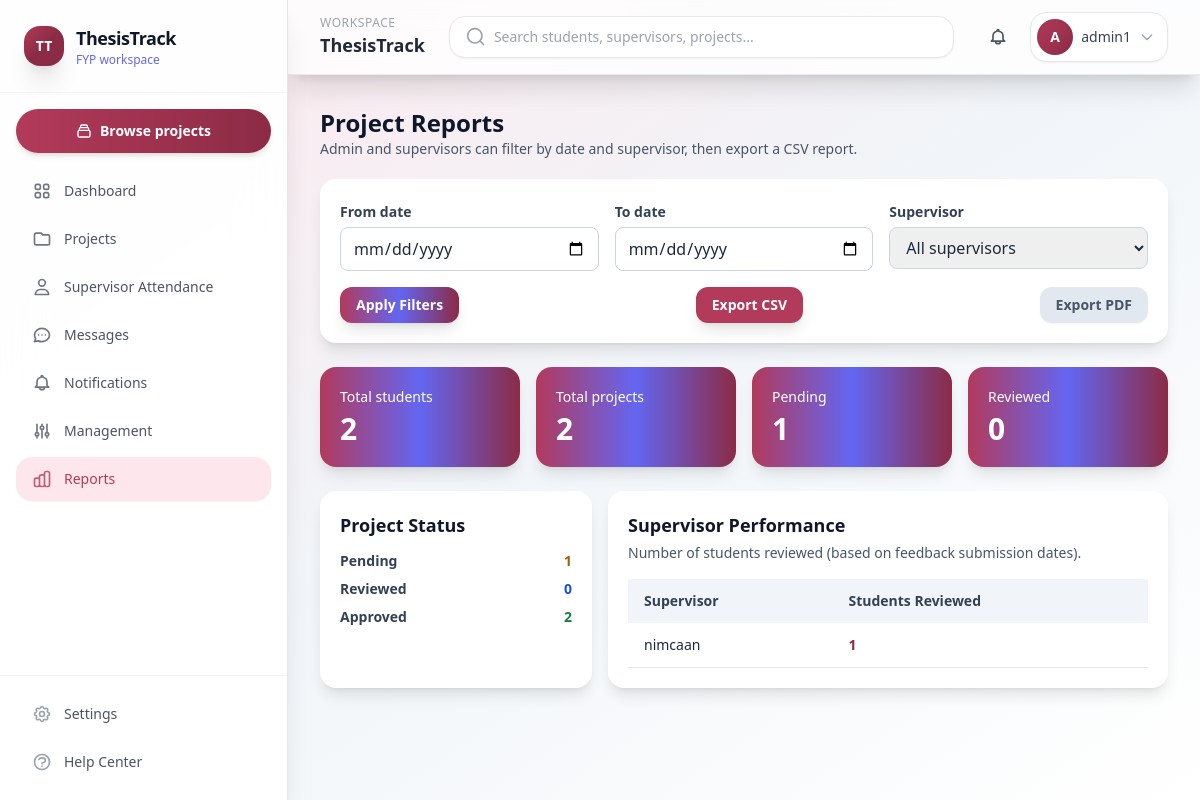
The app's page /projects/reports/ (signed in) with its own data.
### users/models.py (models this page shows, shortened)
class User(AbstractUser):
    class Role(models.TextChoices):
        ADMIN = "ADMIN", "Admin"
        SUPERVISOR = "SUPERVISOR", "Supervisor"
        STUDENT = "STUDENT", "Student"
    role = models.CharField(
        max_length=20,
        choices=Role.choices,
        default=Role.STUDENT,
    )

### projects/views.py (the view)
# urls.py: path("reports/", ProjectReportsView.as_view(), name="reports"),
class ProjectReportsView(TemplateView):
    template_name = "projects/reports.html"
    def dispatch(self, request, *args, **kwargs):
        if not request.user.is_authenticated:
            return redirect("users:login")
        if request.user.role not in {User.Role.ADMIN, User.Role.SUPERVISOR}:
            messages.error(request, "You do not have access to project reports.")
            return redirect("users:dashboard")
        return super().dispatch(request, *args, **kwargs)
    def _parse_date(self, value):
        try:
            from datetime import datetime
            return datetime.strptime(value, "%Y-%m-%d").date()
        except Exception:
            return None
    def get_context_data(self, **kwargs):
        context = super().get_context_data(**kwargs)
        user = self.request.user
        is_admin = user.role == User.Role.ADMIN
        selected_supervisor_id = self.request.GET.get("supervisor") if is_admin else str(user.id)
        supervisor_mode = self.request.GET.get("supervisor") or ("all" if is_admin else str(user.id))
        from_date = self._parse_date(self.request.GET.get("from_date", ""))
        to_date = self._parse_date(self.request.GET.get("to_date", ""))
        context["from_date"] = self.request.GET.get("from_date", "")
        context["to_date"] = self.request.GET.get("to_date", "")
        chapters_qs = Chapter.objects.select_related("project", "project__student", "feedback")
        students_scope_ids = None
        if is_admin and supervisor_mode and supervisor_mode != "all":
            students_scope_ids = SupervisorAssignment.objects.filter(supervisor_id=supervisor_mode).values_list(
                "student_id", flat=True
            )
            chapters_qs = chapters_qs.filter(project__student_id__in=students_scope_ids)
            context["selected_supervisor_id"] = int(supervisor_mode)
        else:
            if not is_admin:
                students_scope_ids = SupervisorAssignment.objects.filter(supervisor=user).values_list(
                    "student_id", flat=True
                )
                chapters_qs = chapters_qs.filter(project__student_id__in=students_scope_ids)
                context["selected_supervisor_id"] = user.id
            else:
                context["selected_supervisor_id"] = None
        if from_date:
            chapters_qs = chapters_qs.filter(submission_date__date__gte=from_date)
        if to_date:
            chapters_qs = chapters_qs.filter(submission_date__date__lte=to_date)
        context["total_students"] = User.objects.filter(
            role=User.Role.STUDENT, id__in=chapters_qs.values("project__student_id")
        ).distinct().count()
        context["total_projects"] = Project.objects.filter(id__in=chapters_qs.values("project_id")).distinct().count()
        context["pending_count"] = chapters_qs.filter(status=Chapter.Status.PENDING).count()
        context["reviewed_count"] = chapters_qs.filter(status=Chapter.Status.REVIEWED).count()
        context["approved_count"] = chapters_qs.filter(status=Chapter.Status.APPROVED).count()
        supervisor_list = User.objects.filter(role=User.Role.SUPERVISOR).order_by("username")
        context["supervisors"] = supervisor_list
        context["performance_rows"] = []
        def feedback_date_filter(qs):
            if from_date:
                qs = qs.filter(reviewed_at__date__gte=from_date)
            if to_date:
                qs = qs.filter(reviewed_at__date__lte=to_date)
            return qs
        if is_admin and supervisor_mode and supervisor_mode != "all":
            perf_supervisors = supervisor_list.filter(id=int(supervisor_mode))
        else:
            perf_supervisors = supervisor_list if is_admin else supervisor_list.filter(id=user.id)
        for sup in perf_supervisors:
            reviewed_students_count = feedback_date_filter(
                Feedback.objects.filter(supervisor=sup)
                .values("chapter__project__student_id")
                .distinct()
            ).count()
            context["performance_rows"].append(
                {
                    "supervisor": sup,
                    "students_reviewed": reviewed_students_count,
                }
            )
        return context

### templates/projects/reports.html (shortened to what this page needs)
{% extends "base.html" %}
{% block content %}
<div class="mx-auto max-w-6xl">
    <div class="mb-5">
        <h2 class="text-2xl font-bold text-slate-900">Project Reports</h2>
        <p class="text-sm text-slate-600">Admin and supervisors can filter by date and supervisor, then export a CSV report.</p>
    </div>
    <div class="mb-6 rounded-2xl bg-white p-5 shadow-lg">
        <form id="reportFilterForm" method="get" class="grid gap-4 md:grid-cols-3">
            <div class="space-y-1">
                <label class="text-sm font-semibold text-slate-700" for="id_from_date">From date</label>
                <input
                    id="id_from_date"
                    type="date"
                    name="from_date"
                    value="{{ from_date }}"
                    class="w-full rounded-lg border border-slate-300 px-3 py-2 focus:ring-2 focus:ring-indigo-500"
                />
            </div>
            <div class="space-y-1">
                <label class="text-sm font-semibold text-slate-700" for="id_to_date">To date</label>
                <input
                    id="id_to_date"
                    type="date"
                    name="to_date"
                    value="{{ to_date }}"
                    class="w-full rounded-lg border border-slate-300 px-3 py-2 focus:ring-2 focus:ring-indigo-500"
                />
            </div>
            <div class="space-y-1">
                {% if user.role == "ADMIN" %}
                    <label class="text-sm font-semibold text-slate-700" for="id_supervisor">Supervisor</label>
                    <select
                        id="id_supervisor"
                        name="supervisor"
                        class="w-full rounded-lg border border-slate-300 px-3 py-2 focus:ring-2 focus:ring-indigo-500"
                    >
                        <option value="all" {% if selected_supervisor_id is None %}selected{% endif %}>All supervisors</option>
                    </select>
                {% else %}
                    <label class="text-sm font-semibold text-slate-700">Supervisor</label>
                    <input type="hidden" name="supervisor" value="{{ user.id }}" />
                    <div class="w-full rounded-lg border border-slate-200 bg-slate-50 px-3 py-2 text-sm font-semibold text-slate-700">
                        {{ user.username }}
                    </div>
                {% endif %}
            </div>
        </form>
        <div class="mt-4 flex flex-col gap-3 sm:flex-row sm:items-center sm:justify-between">
            <button
                type="submit"
                form="reportFilterForm"
                class="inline-flex items-center justify-center rounded-xl bg-gradient-to-r from-blue-500 via-indigo-500 to-purple-600 px-4 py-2 text-sm font-bold text-white shadow-lg transition hover:scale-[1.01]"
            >
                Apply Filters
            </button>
            {% with query=request.GET.urlencode %}
                {% if query %}
                    <a
                        href="{% url 'projects:reports-export' %}?{{ query }}"
                        class="rounded-xl bg-indigo-600 px-4 py-2 text-sm font-bold text-white shadow-lg transition hover:bg-indigo-700"
                    >
                        Export CSV
                    </a>
                {% else %}
                    <a
                        href="{% url 'projects:reports-export' %}"
                        class="rounded-xl bg-indigo-600 px-4 py-2 text-sm font-bold text-white shadow-lg transition hover:bg-indigo-700"
                    >
                        Export CSV
                    </a>
                {% endif %}
            {% endwith %}
            <button
                type="button"
                disabled
                class="cursor-not-allowed rounded-xl bg-slate-200 px-4 py-2 text-sm font-bold text-slate-600 shadow-sm"
                title="PDF export needs an extra library"
            >
                Export PDF
            </button>
        </div>
    </div>
    <div class="mb-6 grid gap-4 sm:grid-cols-2 lg:grid-cols-4">
        <div class="rounded-2xl bg-gradient-to-r from-blue-500 via-indigo-500 to-purple-600 p-5 text-white shadow-lg">
            <p class="text-sm font-medium">Total students</p>
            <p class="mt-1 text-3xl font-bold">{{ total_students }}</p>
        </div>
        <div class="rounded-2xl bg-gradient-to-r from-blue-500 via-indigo-500 to-purple-600 p-5 text-white shadow-lg">
            <p class="text-sm font-medium">Total projects</p>
            <p class="mt-1 text-3xl font-bold">{{ total_projects }}</p>
        </div>
        <div class="rounded-2xl bg-gradient-to-r from-blue-500 via-indigo-500 to-purple-600 p-5 text-white shadow-lg">
            <p class="text-sm font-medium">Pending</p>
            <p class="mt-1 text-3xl font-bold">{{ pending_count }}</p>
        </div>
        <div class="rounded-2xl bg-gradient-to-r from-blue-500 via-indigo-500 to-purple-600 p-5 text-white shadow-lg">
            <p class="text-sm font-medium">Reviewed</p>
            <p class="mt-1 text-3xl font-bold">{{ reviewed_count }}</p>
        </div>
    </div>
    <div class="mb-6 grid gap-4 sm:grid-cols-2 lg:grid-cols-3">
        <div class="rounded-2xl bg-white p-5 shadow-lg">
            <h3 class="text-lg font-bold text-slate-900">Project Status</h3>
            <div class="mt-3 space-y-2 text-sm">
                <div class="flex items-center justify-between gap-3">
                    <span class="font-semibold text-slate-700">Pending</span>
                    <span class="font-bold text-yellow-700">{{ pending_count }}</span>
                </div>
                <div class="flex items-center justify-between gap-3">
                    <span class="font-semibold text-slate-700">Reviewed</span>
                    <span class="font-bold text-blue-700">{{ reviewed_count }}</span>
                </div>
                <div class="flex items-center justify-between gap-3">
                    <span class="font-semibold text-slate-700">Approved</span>
                    <span class="font-bold text-green-700">{{ approved_count }}</span>
                </div>
            </div>
        </div>
        <div class="rounded-2xl bg-white p-5 shadow-lg sm:col-span-2 lg:col-span-2">
            <h3 class="text-lg font-bold text-slate-900">Supervisor Performance</h3>
            <p class="mt-1 text-sm text-slate-600">Number of students reviewed (based on feedback submission dates).</p>
            <div class="mt-4 overflow-x-auto">
                <table class="min-w-full text-sm">
                    <thead class="bg-slate-100 text-slate-700">
                        <tr>
                            <th class="px-4 py-3 text-left">Supervisor</th>
                            <th class="px-4 py-3 text-left">Students Reviewed</th>
                        </tr>
                    </thead>
                    <tbody>
                        {% for row in performance_rows %}
                            <tr class="border-b odd:bg-white even:bg-slate-50">
                                <td class="px-4 py-3 font-medium text-slate-800">{{ row.supervisor.username }}</td>
                                <td class="px-4 py-3 font-bold text-indigo-700">{{ row.students_reviewed }}</td>
                            </tr>
                        {% empty %}
                            <tr>
                                <td colspan="2" class="px-4 py-8 text-center text-slate-500">No performance data for this filter.</td>
                            </tr>
                        {% endfor %}
                    </tbody>
                </table>
            </div>
        </div>
    </div>
</div>
{% endblock %}

### templates/partials/navbar.html (shortened to what this page needs)
<header class="sticky top-0 z-30 border-b border-gray-200/80 bg-white/80 shadow-xl backdrop-blur-md">
    <div class="flex flex-col gap-3 px-4 py-3 sm:flex-row sm:items-center sm:justify-between sm:gap-4 lg:px-8">
        <div class="flex items-center gap-3">
            <div class="hidden sm:block">
                <p class="text-xs font-medium uppercase tracking-wider text-gray-400">Workspace</p>
                <h1 class="text-lg font-semibold text-gray-800">ThesisTrack</h1>
            </div>
        </div>
        <div class="w-full flex-1 sm:max-w-xl sm:px-2 lg:max-w-2xl">
            <div
                id="navbarSearchRoot"
                data-search-url="{% url 'projects:search' %}"
                data-search-ajax-url="{% url 'projects:search-ajax' %}"
                class="w-full"
            >
                <form method="get" action="{% url 'projects:search' %}" class="w-full">
                    <div class="relative">
                        <div class="flex items-center gap-2 rounded-2xl border border-gray-200 bg-white px-4 py-2.5 shadow-sm transition-all duration-200 focus-within:border-indigo-300 focus-within:ring-2 focus-within:ring-indigo-500/20">
                            <svg class="h-5 w-5 shrink-0 text-gray-400" fill="none" stroke="currentColor" viewBox="0 0 24 24">
                                <path stroke-linecap="round" stroke-linejoin="round" stroke-width="2" d="M21 21l-4.35-4.35m0 0A7.5 7.5 0 104.5 4.5a7.5 7.5 0 0012.15 12.15z"></path>
                            </svg>
                            <input
                                id="navbarSearchInput"
                                type="text"
                                name="q"
                                placeholder="Search students, supervisors, projects..."
                                autocomplete="off"
                                spellcheck="false"
                                class="w-full bg-transparent text-sm text-gray-600 outline-none placeholder:text-gray-400"
                                value="{{ request.GET.q|default_if_none:'' }}"
                            />
                        </div>
                    </div>
                </form>
            </div>
        </div>
        <div class="flex items-center justify-end gap-2 sm:gap-3">
            <div class="relative">
                <button
                    id="notifToggle"
                    type="button"
                    aria-haspopup="menu"
                    aria-expanded="false"
                    aria-controls="notifMenu"
                    class="relative rounded-2xl p-2.5 text-gray-600 transition-all duration-200 hover:bg-gray-100 hover:shadow-md"
                    onclick="toggleNotificationsMenu()"
                >
                </button>
            </div>
            <div class="relative">
                <button
                    type="button"
                    id="userMenuToggle"
                    onclick="toggleUserMenu()"
                    class="flex items-center gap-2 rounded-2xl border border-gray-200 bg-white py-1.5 pl-1.5 pr-3 shadow-sm transition-all duration-200 hover:border-indigo-200 hover:shadow-md"
                    aria-expanded="false"
                    aria-controls="userMenu"
                >
                    <span class="flex h-9 w-9 items-center justify-center rounded-full bg-gradient-to-br from-indigo-500 to-purple-600 text-sm font-bold text-white shadow-inner">
                        {{ user.username|slice:":1"|upper }}
                    </span>
                    <span class="hidden max-w-[7rem] truncate text-left text-sm font-medium text-gray-700 sm:block">{{ user.username }}</span>
                    <svg class="hidden h-4 w-4 text-gray-400 sm:block" fill="none" stroke="currentColor" viewBox="0 0 24 24"><path stroke-linecap="round" stroke-linejoin="round" stroke-width="2" d="M19 9l-7 7-7-7"/></svg>
                </button>
            </div>
        </div>
    </div>
</header>

### records on screen
User: username "A", username "admin1"
User: supervisor.username "nimcaan", students_reviewed "1"

### other values on screen
{{ total_students }} "2"
{{ total_projects }} "2"
{{ pending_count }} "1"
{{ reviewed_count }} "0"
{{ approved_count }} "2"
